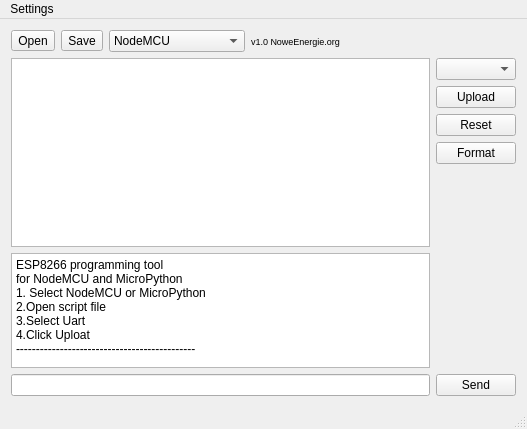
<?xml version="1.0" encoding="UTF-8"?>
<ui version="4.0">
 <class>MainWindow</class>
 <widget class="QMainWindow" name="MainWindow">
  <property name="geometry">
   <rect>
    <x>0</x>
    <y>0</y>
    <width>527</width>
    <height>429</height>
   </rect>
  </property>
  <property name="windowTitle">
   <string>ESP8266 NodeMCU Prog</string>
  </property>
  <property name="locale">
   <locale language="English" country="UnitedKingdom"/>
  </property>
  <widget class="QWidget" name="centralWidget">
   <layout class="QGridLayout" name="gridLayout">
    <item row="2" column="0">
     <layout class="QGridLayout" name="outputgrid">
      <item row="1" column="0">
       <widget class="QPlainTextEdit" name="code"/>
      </item>
      <item row="2" column="0" rowspan="2">
       <widget class="QPlainTextEdit" name="output">
        <property name="maximumSize">
         <size>
          <width>16777215</width>
          <height>120</height>
         </size>
        </property>
        <property name="font">
         <font>
          <pointsize>9</pointsize>
         </font>
        </property>
        <property name="readOnly">
         <bool>true</bool>
        </property>
        <property name="plainText">
         <string>ESP8266 programming tool 
for NodeMCU and MicroPython
1. Select NodeMCU or MicroPython
2.Open script file
3.Select Uart
4.Click Uploat
---------------------------------------------</string>
        </property>
        <property name="overwriteMode">
         <bool>false</bool>
        </property>
       </widget>
      </item>
     </layout>
    </item>
    <item row="3" column="0">
     <widget class="QLineEdit" name="commandLine">
      <property name="text">
       <string/>
      </property>
      <property name="dragEnabled">
       <bool>false</bool>
      </property>
      <property name="placeholderText">
       <string/>
      </property>
     </widget>
    </item>
    <item row="3" column="1">
     <widget class="QPushButton" name="enterButton">
      <property name="text">
       <string>Send</string>
      </property>
     </widget>
    </item>
    <item row="2" column="1">
     <layout class="QGridLayout" name="toolButtonGrid">
      <item row="3" column="0">
       <widget class="QPushButton" name="Upload">
        <property name="text">
         <string>Upload</string>
        </property>
        <property name="shortcut">
         <string>Ctrl+U</string>
        </property>
       </widget>
      </item>
      <item row="5" column="0">
       <widget class="QPushButton" name="Format">
        <property name="text">
         <string>Format</string>
        </property>
       </widget>
      </item>
      <item row="7" column="0">
       <spacer name="verticalSpacer">
        <property name="orientation">
         <enum>Qt::Vertical</enum>
        </property>
        <property name="sizeHint" stdset="0">
         <size>
          <width>20</width>
          <height>40</height>
         </size>
        </property>
       </spacer>
      </item>
      <item row="4" column="0">
       <widget class="QPushButton" name="Reset">
        <property name="text">
         <string>Reset</string>
        </property>
       </widget>
      </item>
      <item row="0" column="0">
       <widget class="QComboBox" name="port"/>
      </item>
     </layout>
    </item>
    <item row="0" column="0" colspan="2">
     <layout class="QGridLayout" name="gridLayout_2">
      <item row="2" column="2">
       <widget class="QComboBox" name="System">
        <property name="minimumSize">
         <size>
          <width>136</width>
          <height>0</height>
         </size>
        </property>
        <property name="currentText">
         <string>NodeMCU</string>
        </property>
        <item>
         <property name="text">
          <string>NodeMCU</string>
         </property>
        </item>
        <item>
         <property name="text">
          <string>MicroPython</string>
         </property>
        </item>
       </widget>
      </item>
      <item row="2" column="1">
       <widget class="QToolButton" name="fSave">
        <property name="text">
         <string>Save</string>
        </property>
        <property name="icon">
         <iconset resource="resource.qrc">
          <normaloff>:/new/ikons/save.png</normaloff>:/new/ikons/save.png</iconset>
        </property>
        <property name="shortcut">
         <string>Ctrl+S</string>
        </property>
       </widget>
      </item>
      <item row="2" column="0">
       <widget class="QToolButton" name="fOpen">
        <property name="text">
         <string>Open</string>
        </property>
        <property name="icon">
         <iconset resource="resource.qrc">
          <normaloff>:/new/ikons/open-folder-outline.png</normaloff>:/new/ikons/open-folder-outline.png</iconset>
        </property>
        <property name="shortcut">
         <string>Ctrl+O</string>
        </property>
       </widget>
      </item>
      <item row="2" column="3">
       <widget class="QLabel" name="label">
        <property name="font">
         <font>
          <pointsize>7</pointsize>
         </font>
        </property>
        <property name="text">
         <string>v1.0 NoweEnergie.org</string>
        </property>
       </widget>
      </item>
      <item row="2" column="4">
       <spacer name="horizontalSpacer">
        <property name="orientation">
         <enum>Qt::Horizontal</enum>
        </property>
        <property name="sizeHint" stdset="0">
         <size>
          <width>40</width>
          <height>20</height>
         </size>
        </property>
       </spacer>
      </item>
     </layout>
    </item>
   </layout>
  </widget>
  <widget class="QMenuBar" name="menuBar">
   <property name="geometry">
    <rect>
     <x>0</x>
     <y>0</y>
     <width>527</width>
     <height>25</height>
    </rect>
   </property>
   <widget class="QMenu" name="menuTools">
    <property name="title">
     <string>Settings</string>
    </property>
    <addaction name="action_refreshPorts"/>
   </widget>
   <addaction name="menuTools"/>
  </widget>
  <widget class="QStatusBar" name="statusBar"/>
  <action name="actionNONE">
   <property name="checkable">
    <bool>true</bool>
   </property>
   <property name="text">
    <string>NONE</string>
   </property>
  </action>
  <action name="action_refreshPorts">
   <property name="text">
    <string>Refresh Ports</string>
   </property>
  </action>
 </widget>
 <layoutdefault spacing="6" margin="11"/>
 <resources>
  <include location="resource.qrc"/>
 </resources>
 <connections/>
</ui>
